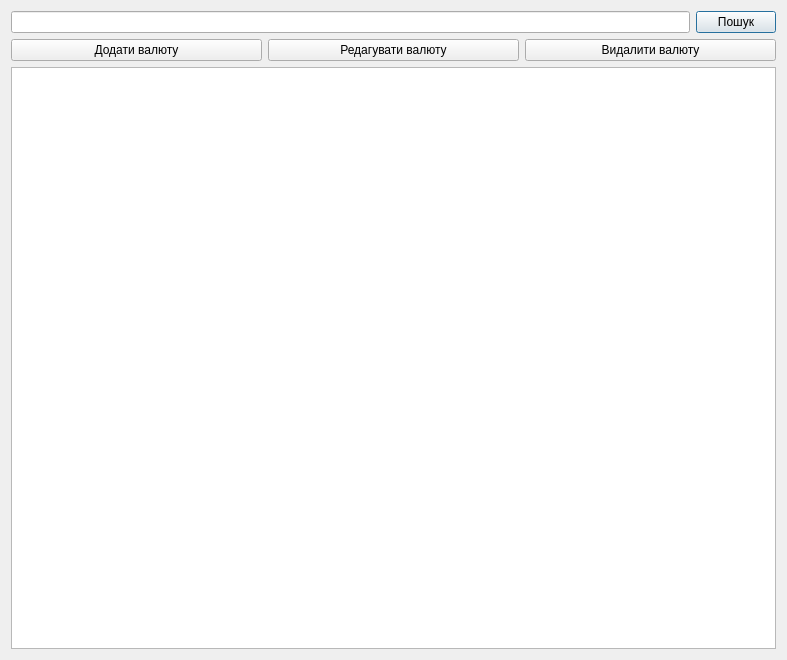
<?xml version="1.0" encoding="UTF-8"?>
<ui version="4.0">
 <class>currency_window</class>
 <widget class="QDialog" name="currency_window">
  <property name="geometry">
   <rect>
    <x>0</x>
    <y>0</y>
    <width>787</width>
    <height>660</height>
   </rect>
  </property>
  <property name="windowTitle">
   <string>Список валют</string>
  </property>
  <property name="windowIcon">
   <iconset resource="Res.qrc">
    <normaloff>:/new/prefix1/IMG/ico.png</normaloff>:/new/prefix1/IMG/ico.png</iconset>
  </property>
  <layout class="QVBoxLayout" name="verticalLayout">
   <item>
    <layout class="QHBoxLayout" name="horizontalLayout_2">
     <item>
      <widget class="QLineEdit" name="lineEdit">
       <property name="text">
        <string/>
       </property>
      </widget>
     </item>
     <item>
      <widget class="QPushButton" name="pushButton_search">
       <property name="maximumSize">
        <size>
         <width>100</width>
         <height>16777215</height>
        </size>
       </property>
       <property name="text">
        <string>Пошук</string>
       </property>
      </widget>
     </item>
    </layout>
   </item>
   <item>
    <layout class="QHBoxLayout" name="horizontalLayout_3">
     <item>
      <widget class="QPushButton" name="pushButton_add">
       <property name="text">
        <string>Додати валюту</string>
       </property>
      </widget>
     </item>
     <item>
      <widget class="QPushButton" name="pushButton_edit">
       <property name="text">
        <string>Редагувати валюту</string>
       </property>
      </widget>
     </item>
     <item>
      <widget class="QPushButton" name="pushButton_del">
       <property name="text">
        <string>Видалити валюту</string>
       </property>
      </widget>
     </item>
    </layout>
   </item>
   <item>
    <widget class="QTableView" name="tableView"/>
   </item>
  </layout>
 </widget>
 <resources>
  <include location="Res.qrc"/>
 </resources>
 <connections/>
</ui>
